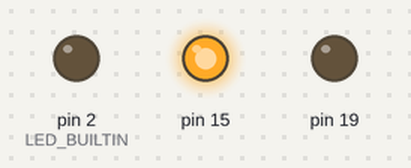
Bench run of a sketch on a simulated Arduino Uno, built with avr-gcc and run on an emulated ATmega328P. Shown: output pins drawn as LEDs (lit = HIGH).

Above: at 0.2 s.
At 1.2 s:
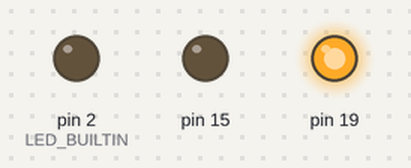
At 2.2 s:
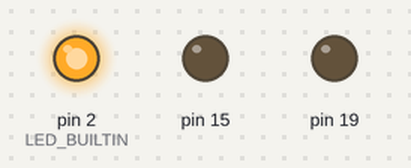
At 5.7 s:
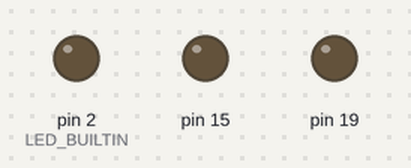
Timing chart, 0 to 6.9 s (numbered marks = the images above):
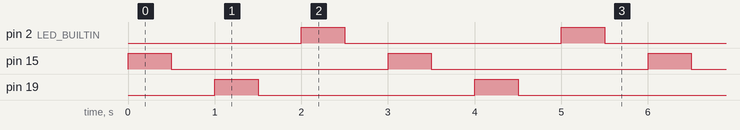

Measured:
- by itself, pin 2 (LED_BUILTIN), pin 15, pin 19: alternates HIGH for 0.50 s and LOW for 2.5 s
- by itself, everything shown: repeats every 3.0 s, in 6 steps

The sketch:

blink_an_LED.ino
```cpp
// the setup function runs once when you press reset or power the board
int LED_BUILTIN=2;

void setup() {
  // initialize digital pin 13 as an output.
  pinMode(15, OUTPUT);
  pinMode(19, OUTPUT);
   pinMode(LED_BUILTIN, OUTPUT);
}

// the loop function runs over and over again forever
void loop() {
  digitalWrite(15, HIGH);   // turn the LED on (HIGH is the voltage level)
  delay(500);              // wait for a second
  digitalWrite(15, LOW);   // turn the LED on (HIGH is the voltage level)
  delay(500);              // wait for a second

  digitalWrite(19, HIGH);    // turn the LED off by making the voltage LOW
  delay(500);
  digitalWrite(19, LOW);   // turn the LED on (HIGH is the voltage level)
  delay(500);              // wait for a second
  // wait for a second
  digitalWrite(LED_BUILTIN, HIGH);   // turn the LED on (HIGH is the voltage level)
  delay(500);
  digitalWrite(LED_BUILTIN, LOW);   // turn the LED on (HIGH is the voltage level)
  delay(500);              // wait for a second


}
```
